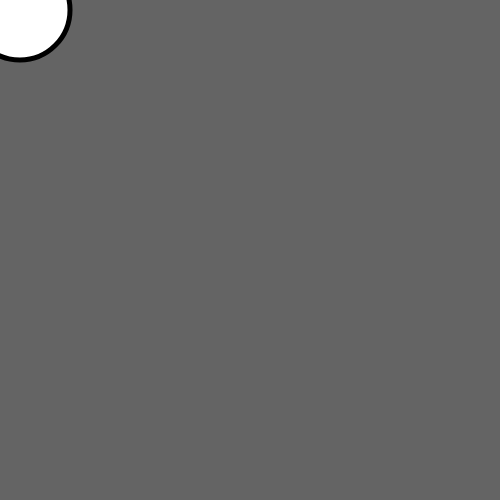
Frame 1 (no input)
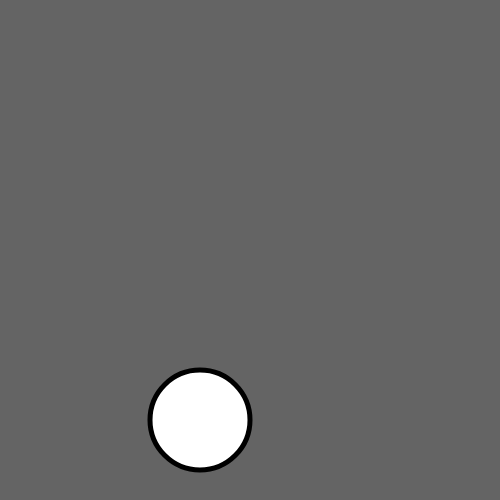
Frame 60 (no input)
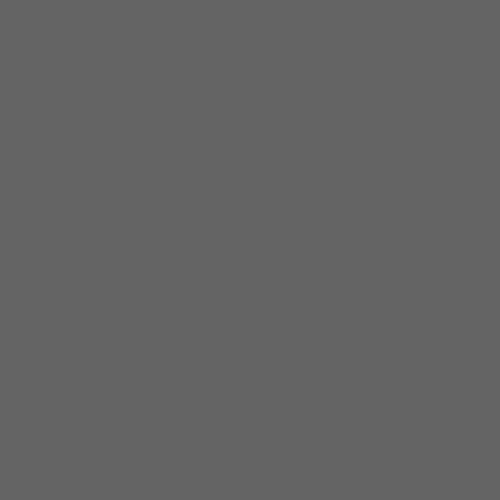
Frame 120 (the mouse pressed at the canvas centre since frame 60)

The p5.js sketch that drew these frames (run headless with seeded random() and noise() and a simulated clock; from frame 60 on, the mouse is pressed at the canvas centre):

// p5.js sketch
// ── sketch.js
var x = 10;
var y = 10;


function setup() {
  createCanvas(500,500);
}

function draw() {

  background(100);
 x = x+10;
 if(x > 200){
   x= 200;
   y=y+10;
 }
 strokeWeight(5);
 ellipse(x,y,100,100);

}
